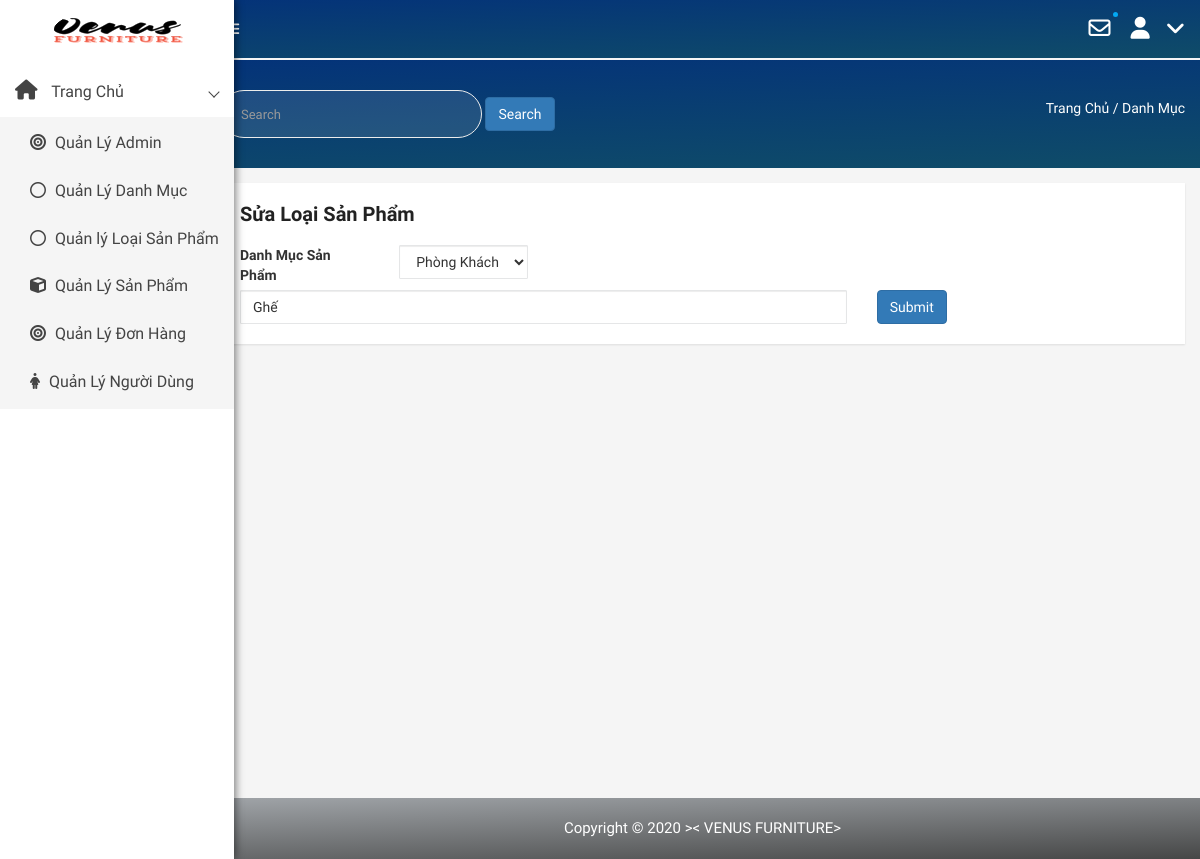
The app's page /admin/modules/type/edit.php, older data.
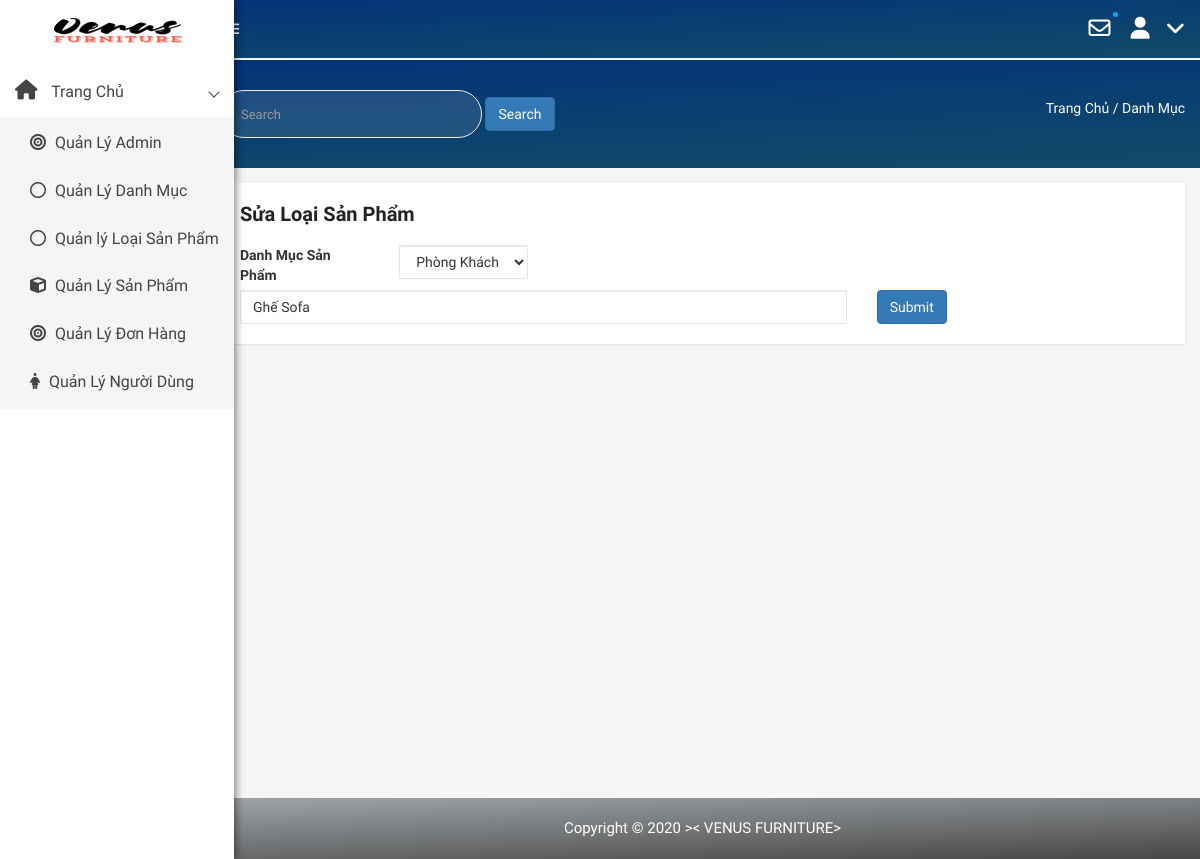
The same page, newer data.
### tables this page shows
CREATE TABLE `type` (
  `id` int(50) NOT NULL,
  `name` varchar(100) NOT NULL,
  `category` int(100) NOT NULL
);

CREATE TABLE `category` (
  `id` int(50) NOT NULL,
  `name` varchar(100) DEFAULT NULL,
  `slug` varchar(100) DEFAULT NULL,
  `images` varchar(100) DEFAULT NULL,
  `banner` varchar(100) DEFAULT NULL,
  `home` tinyint(100) DEFAULT 0,
  `status` tinyint(4) DEFAULT 0,
  `created_at` timestamp NOT NULL DEFAULT current_timestamp(),
  `updated_at` timestamp NOT NULL DEFAULT current_timestamp() ON UPDATE current_timestamp()
);

### libraries/Database.php (called while the page is built, shortened)
<?php
class DataProvider
{
	public static function ExecuteQuery($sql)
	{
		try{
			$connection = mysqli_connect("localhost","root","", "web_noi_that");
			mysqli_query($connection, "set names 'utf8'");
			$result = mysqli_query($connection, $sql);
			return $result;
		}catch(Exception $ex)
		{
			return null;
		}
    }
}
?>

### admin/modules/type/edit.php (the view, shortened to what this page needs)
<?php require_once __DIR__ . "/../../layouts/header.php" ?>
<div class="product-status mg-tb-15">
   <div class="container-fluid">
      <div class="row">
         <div class="col-lg-12 col-md-12 col-sm-12 col-xs-12" style="min-height:600px">
            <div class="product-status-wrap">
               <h4>Sửa Loại Sản Phẩm</h4>
               <?php
                           try {
                               $sql = "SELECT id, name, category  FROM type";
                               $result = DataProvider::ExecuteQuery($sql);
                               $row = mysqli_fetch_array($result);
                           } catch (Exception $ex) {
                               echo "Không thể mở CSDL";
                           }
                           ?>
               <form action="" method="post" enctype="multipart/form-data">
                  <div class="row ">
                     <div class="col-lg-2">
                        <label>Danh Mục Sản Phẩm</label>
                     </div>
                     <div class="col-lg-2 ">
                        <select class="form-control form-control-lg" name="loaisp">
                           <?php
                           $dsLoaiSP = DataProvider::ExecuteQuery("SELECT id, name FROM category");
                           while ($loai = mysqli_fetch_array($dsLoaiSP)) { ?>
                               <option value='<?php echo $loai['id'] ?>' <?php echo $row['category']==$loai['id'] ? "selected ='selected'" : ' ' ?> > <?php echo $loai['name'] ?> </option>;
                         <?php   } ?>
                        </select>
                     </div>
                  </div>
                  <div class="row">
                     <div class="col-lg-8">
                        <input type="text" class="form-control" placeholder="Tên loại" name="tenloai" <?php echo "value='{$row['name']}'"?>>
                     </div>
                     <div class="col-lg-4">
                        <input class="btn btn-primary" type="submit" value="Submit">
                     </div>
                  </div>
               </form>
            </div>
         </div>
      </div>
   </div>
</div>
<?php
require_once __DIR__ . "/../../layouts/footer.php" ?>

### admin/layouts/header.php (shortened to what this page needs)
<!doctype html>
<html class="no-js" lang="en">
<head>
    <link rel="stylesheet" href="/TTT/public/admin/css/bootstrap.min.css">
    <link rel="stylesheet" href="/TTT/public/admin/css/font-awesome.min.css">
    <link rel="stylesheet" href="/TTT/public/admin/css/owl.carousel.css">
    <link rel="stylesheet" href="/TTT/public/admin/css/owl.theme.css">
    <link rel="stylesheet" href="/TTT/public/admin/css/owl.transitions.css">
    <link rel="stylesheet" href="/TTT/public/admin/css/animate.css">
    <link rel="stylesheet" href="/TTT/public/admin/css/normalize.css">
    <link rel="stylesheet" href="/TTT/public/admin/css/meanmenu.min.css">
    <link rel="stylesheet" href="/TTT/public/admin/css/main.css">
    <link rel="stylesheet" href="/TTT/public/admin/css/morrisjs/morris.css">
    <link rel="stylesheet" href="/TTT/public/admin/css/scrollbar/jquery.mCustomScrollbar.min.css">
    <link rel="stylesheet" href="/TTT/public/admin/css/metisMenu/metisMenu.min.css">
    <link rel="stylesheet" href="/TTT/public/admin/css/metisMenu/metisMenu-vertical.css">
    <link rel="stylesheet" href="/TTT/public/admin/css/calendar/fullcalendar.min.css">
    <link rel="stylesheet" href="/TTT/public/admin/css/calendar/fullcalendar.print.min.css">
    <link rel="stylesheet" href="/TTT/public/admin/style.css">
    <link rel="stylesheet" href="/TTT/public/admin/css/responsive.css">
</head>
<body>
    <div class="left-sidebar-pro">
        <nav id="sidebar" class="">
            <div class="sidebar-header">
                <a href="/TTT/admin/modules"><img class="main-logo" src="/TTT/public/admin/img/logo/logovenus.png" alt="poto" /></a>
            </div>
            <div class="left-custom-menu-adp-wrap comment-scrollbar">
                <nav class="sidebar-nav left-sidebar-menu-pro">
                    <ul class="metismenu" id="menu1">
                        <li class="active">
                            <a class="has-arrow" href="/TTT/admin/modules">
                                <i class="fa big-icon fa-home icon-wrap"></i>
                                <span class="mini-click-non">Trang Chủ</span>
                            </a>
                            <ul class="submenu-angle" aria-expanded="true">
                                <li><a title="Dashboard v.1" href="/TTT/admin/modules/admins"><i class="fa fa-bullseye sub-icon-mg" aria-hidden="true"></i> <span class="mini-sub-pro">Quản Lý Admin</span></a></li>
                                <li><a title="Dashboard v.2" href="/TTT/admin/modules/category"><i class="fa fa-circle-o sub-icon-mg" aria-hidden="true"></i> <span class="mini-sub-pro">Quản Lý Danh Mục</span></a></li>
                                <li><a title="Dashboard v.4" href="/TTT/admin/modules/type"><i class="fa fa-circle-o sub-icon-mg" aria-hidden="true"></i> <span class="mini-sub-pro">Quản lý Loại Sản Phẩm</span></a></li>
                                <li><a title="Dashboard v.3" href="/TTT/admin/modules/product"><i class="fa fa-cube sub-icon-mg" aria-hidden="true"></i> <span class="mini-sub-pro">Quản Lý Sản Phẩm</span></a></li>
                                <li><a title="Dashboard v.1" href="/TTT/admin/modules/transaction"><i class="fa fa-bullseye sub-icon-mg" aria-hidden="true"></i> <span class="mini-sub-pro">Quản Lý Đơn Hàng</span></a></li>
                                <li><a title="Product List" href="/TTT/admin/modules/users"><i class="fa fa-female sub-icon-mg" aria-hidden="true"></i> <span class="mini-sub-pro">Quản Lý Người Dùng</span></a></li>
                            </ul>
                        </li>
                    </ul>
                </nav>
            </div>
        </nav>
    </div>
    <div class="all-content-wrapper">
        <div class="container-fluid">
            <div class="row">
                <div class="col-lg-12 col-md-12 col-sm-12 col-xs-12">
                    <div class="logo-pro">
                        <a href="index.html"><img class="main-logo" src="/TTT/public/admin/img/logo/logovenus.png" alt="" /></a>
                    </div>
                </div>
            </div>
        </div>
        <div class="header-advance-area">
            <div class="header-top-area">
                <div class="container-fluid">
                    <div class="row">
                        <div class="col-lg-12 col-md-12 col-sm-12 col-xs-12">
                            <div class="header-top-wraper">
                                <div class="row">
                                    <div class="col-lg-1 col-md-0 col-sm-1 col-xs-12">
                                        <div class="menu-switcher-pro">
                                            <button type="button" id="sidebarCollapse" class="btn bar-button-pro header-drl-controller-btn btn-info navbar-btn">
                                            </button>
                                        </div>
                                    </div>
                                    <div class="col-lg-6 col-md-7 col-sm-6 col-xs-12">
                                        <div class="header-top-menu tabl-d-n">
                                            <ul class="nav navbar-nav mai-top-nav">
                                                <li class="nav-item"><a href="#" class="nav-link"></a>
                                                </li>
                                                <li class="nav-item"><a href="#" class="nav-link"></a>
                                                </li>
                                                <li class="nav-item"><a href="#" class="nav-link"></a>
                                                </li>
                                                <li class="nav-item"><a href="#" class="nav-link"></a>
                                                </li>
                                            </ul>
                                        </div>
                                    </div>
                                    <div class="col-lg-5 col-md-5 col-sm-12 col-xs-12">
                                        <div class="header-right-info">
                                            <ul class="nav navbar-nav mai-top-nav header-right-menu">
                                                 <li class="nav-item dropdown">
                                                    <a href="#" data-toggle="dropdown" role="button" aria-expanded="false" class="nav-link dropdown-toggle"><i class="fa fa-envelope-o adminpro-chat-pro" aria-hidden="true"></i><span class="indicator-ms"></span></a>
                                                </li>
                                                <li class="nav-item">
                                                    <?php if (isset($_SESSION['namead'])) :   ?>
                                                        <a href="#" data-toggle="dropdown" role="button" aria-expanded="false" class="nav-link dropdown-toggle">
                                                            <i class="fa fa-user adminpro-user-rounded header-riht-inf" aria-hidden="true"></i>
                                                            <span class="admin-name"><?php echo $_SESSION['namead'] ?> </span>
                                                            <i class="fa fa-angle-down adminpro-icon adminpro-down-arrow"></i>
                                                        </a>
                                                        <ul role="menu" class="dropdown-header-top author-log dropdown-menu animated zoomIn">
                                                            <li><a href="/TTT/public/index.php"><span class="fa fa-home author-log-ic"></span>Quay về trang mua sắm</a>
                                                            </li>
                                                            <li><a href="/TTT/admin/modules/admins/thoat.php"><span class="fa fa-lock author-log-ic"></span>Đăng Xuất</a>
                                                            </li>
                                                        </ul>
                                                </li>
                                            <?php else : ?>
                                                <a href="/TTT/admin/modules/admins/login.php" role="button" aria-expanded="false" class="nav-link ">
                                                    <i class="fa fa-user adminpro-user-rounded header-riht-inf" aria-hidden="true"></i>
                                                    <i class="fa fa-angle-down adminpro-icon adminpro-down-arrow"></i>
                                                </a>
                                            <?php endif ?>
                                            </ul>
                                        </div>
                                    </div>
                                </div>
                            </div>
                        </div>
                    </div>
                </div>
            </div>
            <div class="breadcome-area">
                <div class="container-fluid">
                    <div class="row">
                        <div class="col-lg-12 col-md-12 col-sm-12 col-xs-12">
                            <div class="breadcome-list single-page-breadcome">
                                <div class="row">
                                    <div class="col-lg-6 col-md-6 col-sm-6 col-xs-6">
                                        <div class="breadcome-heading">
                                            <form class="form-inline " id="reseach" action="index.php" method="get">
                                                <input class="form-control mr-sm-2" type="search" placeholder="Search" aria-label="Search" name="search">
                                                <button class="btn btn-primary my-2 my-sm-0" type="submit" name="ok" value="search">Search</button>
                                            </form>
                                        </div>
                                    </div>
                                    <div class="col-lg-6 col-md-6 col-sm-6 col-xs-6">
                                         <ul class="breadcome-menu">
                                            <li><a href="#">Trang Chủ</a> <span class="bread-slash">/</span>
                                            </li>
                                            <li><span class="bread-blod">Danh Mục</span>
                                            </li>
                                        </ul>
                                    </div>
                                </div>
                            </div>
                        </div>
                    </div>
                </div>
            </div>
        </div>
</html>

### admin/layouts/footer.php (shortened to what this page needs)
<div class="footer-copyright-area">
            <div class="container-fluid">
                <div class="row">
                    <div class="col-lg-12">
                        <div class="footer-copy-right">
                            <p>Copyright &copy; 2020 <a href="#">><</a> VENUS FURNITURE></p>
                        </div>
                    </div>
                </div>
            </div>
        </div>
</body>
</html>

### public/admin/css/main.css (style rules this page uses)
html { color: #222; font-size: 1em; line-height: 1.4; }
audio, canvas, iframe, img, svg, video { vertical-align: middle; }

### public/admin/css/metisMenu/metisMenu-vertical.css (style rules this page uses)
.sidebar-nav { background: #fff; }
.sidebar-nav ul { padding: 0; margin: 0; list-style: none; background: #f5f5f5; }
.sidebar-nav .metismenu { background: #fff; display: -webkit-box; display: -ms-flexbox; display: flex; -webkit-box-orient: vertical; -webkit-box-direction: normal; -ms-flex-direction: column; flex-direction: column; }
.sidebar-nav .metismenu li + li { margin-top: 5px; }
.sidebar-nav .metismenu li:first-child { margin-top: 5px; }
.sidebar-nav .metismenu li:last-child { margin-bottom: 5px; }
.sidebar-nav .metismenu > li { display: -webkit-box; display: -ms-flexbox; display: flex; -webkit-box-orient: vertical; -webkit-box-direction: normal; -ms-flex-direction: column; flex-direction: column; position: relative; }
.sidebar-nav .metismenu a { position: relative; display: block; padding: 13px 15px; color: #444; outline-width: 0; transition: all .3s ease-out; font-size:16px; }
.sidebar-nav .metismenu ul a { padding: 10px 15px 10px 30px; }
.sidebar-nav .metismenu li .icon-wrap { margin-right:10px; font-size:20px; }
.sidebar-nav .metismenu li .sub-icon-mg { margin-right:5px; font-size:16px; }

Row changes from the older to the newer data that the page shows:
changed type "Phòng Khách": tenloai "Ghế" → "Ghế Sofa"
